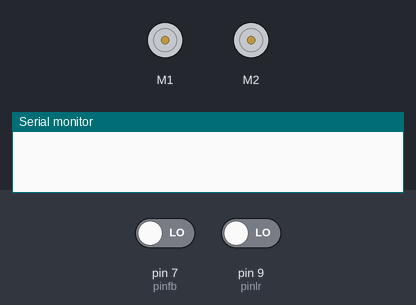
Recording of a sketch running on a simulated Arduino Uno, built with avr-gcc and run on an emulated ATmega328P. Shown: 2 × DC motor (green arrow = forward, orange = backward, longer = faster), the last lines printed to the serial monitor. Inputs (shaded band) come from the test bench; at power-on: pin 7 (pinfb) LOW, pin 9 (pinlr) LOW.

Above: at 1.0 s.
At 2.05 s:
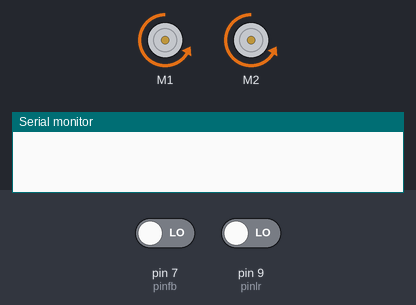
At 4.35 s:
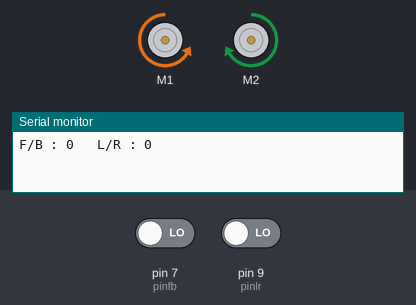
Timing chart, 0 to 5.1 s (numbered marks = the images above):
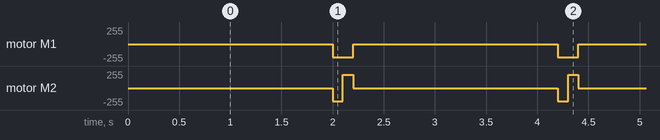

Measured:
- by itself, motor M1: alternates backward 200/255 for 0.20 s and stopped for 2.0 s
- by itself, motor M2: repeats every 2.2 s: forward 200/255 0.10 s, stopped 2.0 s, backward 200/255 0.10 s

The sketch:

pickplace.ino
```cpp
#include<AFMotor.h>

AF_DCMotor motor1(1);
AF_DCMotor motor2(2);
AF_DCMotor motor3(3);
AF_DCMotor motor4(4);
int pinfb=7;
int pinlr=9;
int pinud_arm=5;
int pinlr_arm=6;
void setup()
{
  mstop();
  /*pinMode(13,OUTPUT);
  pinMode(12,OUTPUT);
  pinMode(11,OUTPUT);
  pinMode(10,OUTPUT);*/
  pinMode(pinfb,INPUT);
  pinMode(pinlr,INPUT);
  Serial.begin(9600);
}
void mstop(){
  motor1.run(RELEASE);
  motor2.run(RELEASE);
}
void left(){
  motor1.setSpeed(200);
  motor2.setSpeed(200);
  motor1.run(FORWARD);
  motor2.run(BACKWARD);
}
void right(){
  motor1.setSpeed(200);
  motor2.setSpeed(200);
  motor1.run(BACKWARD);
  motor2.run(FORWARD);
}
void forward(){
  motor1.setSpeed(200);
  motor2.setSpeed(200);
  motor1.run(FORWARD);
  motor2.run(FORWARD);
}
void backward(){
  motor1.setSpeed(200);
  motor2.setSpeed(200);
  motor1.run(BACKWARD);
  motor2.run(BACKWARD);
}
void f()
{
  digitalWrite(13,HIGH);
  digitalWrite(12,LOW);
  digitalWrite(11,HIGH);
  digitalWrite(10,LOW);
}

void b()
{
  digitalWrite(13,LOW);
  digitalWrite(12,HIGH);
  digitalWrite(11,LOW);
  digitalWrite(10,HIGH);
}

void l()
{
  digitalWrite(13,HIGH);
  digitalWrite(12,LOW);
  digitalWrite(11,LOW);
  digitalWrite(10,HIGH);
}

void r()
{
  digitalWrite(13,LOW);
  digitalWrite(12,HIGH);
  digitalWrite(11,HIGH);
  digitalWrite(10,LOW);
}

void reset()
{
  digitalWrite(13,HIGH);
  digitalWrite(12,HIGH);
  digitalWrite(11,HIGH);
  digitalWrite(10,HIGH);
}

void loop()
{
  int pwmfb,pwmlr;
  pwmfb = pulseIn(pinfb,HIGH);
  pwmlr = pulseIn(pinlr,HIGH);
  if(pwmfb>1800)
  {
    forward();
//    printf("Forward");
    delay(100);
    mstop();
  }
  if(pwmfb<1250)
  {
    backward();
//    printf("Backard");
    delay(100);
    mstop();
  }
  if(pwmlr>1800)
  {
    left();
//    printf("Left");
    delay(100);
    mstop();
  }
  if(pwmlr<1250)
  {
    right();
//    printf("Right");
    delay(100);
    mstop();
  }
  Serial.print("F/B : ");
  Serial.print(pwmfb);
  Serial.print("   L/R : ");
  Serial.print(pwmlr);
  Serial.print("\n");
}
```
